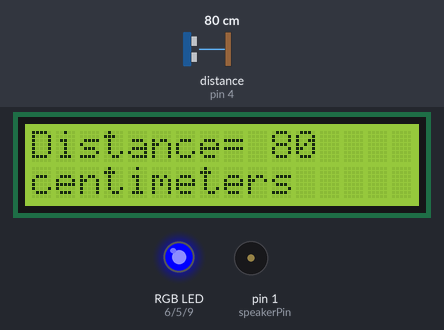
Simulated run of this sketch. Board: Arduino Uno, built with avr-gcc and run on an emulated ATmega328P. Parts: 16×2 character LCD, an RGB LED mixed from three pins (HIGH = lit), buzzer (waves = sounding). Wiring (inferred from the names in the program): ultrasonic range finder: trigger pin 2; echo pin 4. The inputs (shaded band) are chosen by the test bench; at power-on: distance to the obstacle (sensor on pin 4) 80 cm. The echo pulse lasts 58.3 µs per cm; dim RGB values are drawn brighter than linear; pins used as bus, display or sensor lines are not drawn.

Above: at 1.2 s.
1.3 s: distance to the obstacle (sensor on pin 4) set to 2 cm
At 1.56 s:
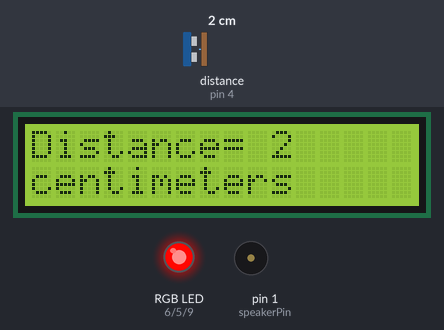
3.0 s: distance to the obstacle (sensor on pin 4) set to 18 cm
At 3.15 s:
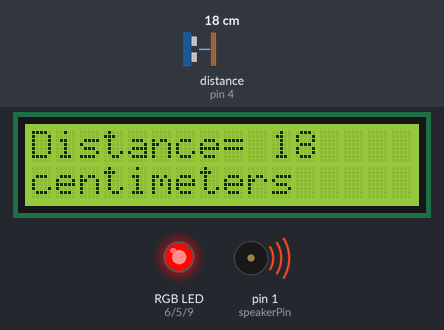
4.8 s: distance to the obstacle (sensor on pin 4) set to 2 cm
At 4.98 s:
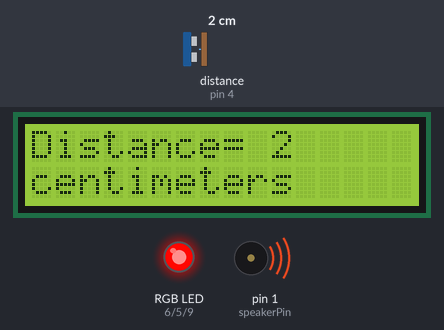
6.5 s: distance to the obstacle (sensor on pin 4) set to 35 cm
At 6.68 s:
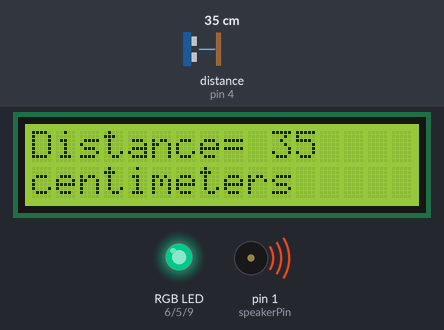
8.2 s: distance to the obstacle (sensor on pin 4) set to 60 cm
At 8.42 s:
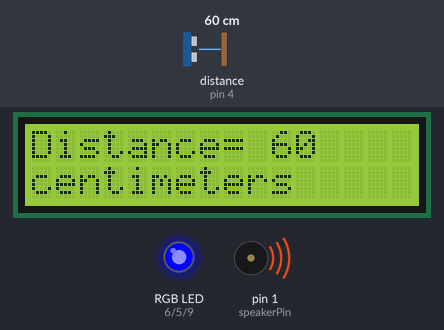
9.9 s: distance to the obstacle (sensor on pin 4) set to 299 cm
At 10.22 s:
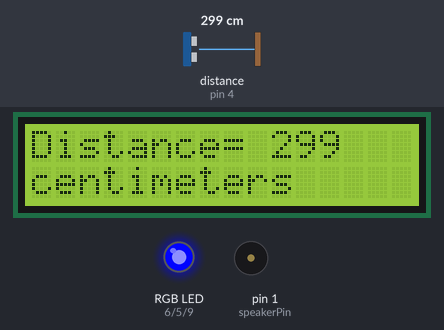
Timing chart, 0 to 12.7 s (numbered marks = the images above; inputs shaded):
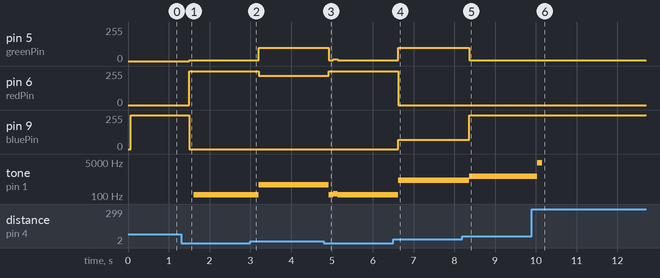

Measured:
- after the input at 1.3 s, pin 5 (greenPin): 0/255 → 6/255 after 0.21 s; pin 6 (redPin): 0/255 → 255/255 after 0.21 s; pin 9 (bluePin): 255/255 → 0/255 after 0.21 s; tone on pin 1 (speakerPin): silent → 115 Hz after 0.31 s; the display: first differs from a run without the input after 0.10 s (image 1)
- after the input at 3.0 s, pin 5 (greenPin): 6/255 → 100/255 after 0.21 s; pin 6 (redPin): 255/255 → 221/255 after 0.21 s; tone on pin 1 (speakerPin): 115 Hz → 355 Hz after 0.21 s; the display: first differs from a run without the input after 0.11 s (image 2)
- after the input at 4.8 s, pin 5 (greenPin): 100/255 → 6/255 after 0.13 s, → 13/255 0.11 s later, → 6/255 0.11 s later; pin 6 (redPin): 221/255 → 255/255 after 0.13 s; tone on pin 1 (speakerPin): 355 Hz → 115 Hz after 0.13 s, → 130 Hz 0.11 s later, → 115 Hz 0.11 s later; the display: first differs from a run without the input at once (image 3)
- after the input at 6.5 s, pin 5 (greenPin): 6/255 → 100/255 after 0.13 s; pin 6 (redPin): 255/255 → 0/255 after 0.13 s; pin 9 (bluePin): 0/255 → 68/255 after 0.13 s; tone on pin 1 (speakerPin): 115 Hz → 610 Hz after 0.13 s; the display: first differs from a run without the input at once (image 4)
- after the input at 8.2 s, pin 5 (greenPin): 100/255 → 4/255 after 0.17 s; pin 9 (bluePin): 68/255 → 255/255 after 0.17 s; tone on pin 1 (speakerPin): 610 Hz → 985 Hz after 0.17 s; the display: first differs from a run without the input after 0.06 s (image 5)
- after the input at 9.9 s, tone on pin 1 (speakerPin): 985 Hz → 4570 Hz after 0.13 s, → silent 0.12 s later; the display: first differs from a run without the input at once (image 6)

The sketch:

Theremin.ino
```cpp
#include <LiquidCrystal.h>
int rs=7;
int en=8;
int d4=3;
int d5=10;
int d6=11;
int d7=12;
LiquidCrystal lcd(rs,en,d4,d5,d6,d7);


int trigPin=2;
int echoPin=4;
float pingTravelTime;
float distance;
float soundSpeed=0.0343;//In centimeters per microsecond
int dt=100; // Led display delay
int dts=0; //Sound delay;

int bluePin=9;
int greenPin=5;
int redPin=6;


//Lets define rgb values
 int redPinVal;
 int bluePinVal;
 int greenPinVal;

 int frequency; // Frequency of the sound created by passive buzzer
 int speakerPin=1; // Buzzer pin

int numTones = 10;
int tones[] = {261, 277, 294, 311, 330, 349, 370, 392, 415, 100};
//            mid C  C#   D    D#   E    F    F#   G    G#   A  Frequencies of some notes

void setup() {

pinMode(speakerPin,OUTPUT);
pinMode(trigPin,OUTPUT);
pinMode(echoPin,INPUT);
 //Serial.begin(9600);
pinMode(bluePin,OUTPUT);
pinMode(redPin,OUTPUT);
pinMode(greenPin,OUTPUT);
lcd.begin(16,2);

}

void loop() {
  digitalWrite(trigPin,LOW);
  delayMicroseconds(1);
  digitalWrite(trigPin,HIGH);
  delayMicroseconds(1);
  digitalWrite(trigPin,LOW);
  pingTravelTime=pulseIn(echoPin,HIGH);
  distance=pingTravelTime*soundSpeed/2;
  theremin();
}

void theremin(){
      while(distance<=15){
         redPinVal=255;
         greenPinVal=map(distance,0,15,0,100);
         bluePinVal=0;
         analogWrite(redPin,redPinVal);
         analogWrite(greenPin,greenPinVal);
         analogWrite(bluePin,bluePinVal);
    digitalWrite(trigPin,LOW);
    delayMicroseconds(1);
    digitalWrite(trigPin,HIGH);
    delayMicroseconds(1);
    digitalWrite(trigPin,LOW);
    pingTravelTime=pulseIn(echoPin,HIGH);
    distance=pingTravelTime*soundSpeed/2;
  lcd.setCursor(0,0);
  lcd.print("Distance= " );
  lcd.print(round(distance));
  lcd.setCursor(0,1);
  lcd.print("centimeters " );
  delay(dt);
  lcd.clear();
   frequency=map(distance, 0,60, 100,1000);
   tone(speakerPin,frequency);
  // delay(dts);
   //noTone(speakerPin);
  /*Serial.print("The distance to the object is ");
  Serial.print(distance);
  Serial.println(" ");
  Serial.print("The value of the red is ");
  Serial.print(redPinVal);
  Serial.println(" ");
  Serial.print("The value of the green is ");
  Serial.print(greenPinVal);
  Serial.println(" ");
  Serial.print("The value of the blue is ");
  Serial.print(bluePinVal);
  Serial.println(" ");
*/
      }
    while(distance>15 and distance<=30){
        greenPinVal=100;
        redPinVal=map(distance,15,30,255,0);
        bluePinVal=0;
         analogWrite(redPin,redPinVal);
         analogWrite(greenPin,greenPinVal);
         analogWrite(bluePin,bluePinVal);
      digitalWrite(trigPin,LOW);
      delayMicroseconds(1);
      digitalWrite(trigPin,HIGH);
      delayMicroseconds(1);
      digitalWrite(trigPin,LOW);
      pingTravelTime=pulseIn(echoPin,HIGH);
      distance=pingTravelTime*soundSpeed/2;
  lcd.setCursor(0,0);
  lcd.print("Distance= " );
  lcd.print(round(distance));
  lcd.setCursor(0,1);
  lcd.print("centimeters " );
  delay(dt);
  lcd.clear();
   frequency=map(distance, 0,60, 100,1000);
   tone(speakerPin,frequency);
   //delay(dts);
   //noTone(speakerPin);
   /*
  Serial.print("The distance to the object is ");
  Serial.print(distance);
  Serial.println(" ");
  Serial.print("The value of the red is ");
  Serial.print(redPinVal);
  Serial.println(" ");
  Serial.print("The value of the green is ");
  Serial.print(greenPinVal);
  Serial.println(" ");
  Serial.print("The value of the blue is ");
  Serial.print(bluePinVal);
  Serial.println(" ");
*/
    }
    while(distance>30 and distance<=45){
        greenPinVal=100;
        redPinVal=0;
        bluePinVal=map(distance,30,45,0,255);
         analogWrite(redPin,redPinVal);
         analogWrite(greenPin,greenPinVal);
         analogWrite(bluePin,bluePinVal);
      digitalWrite(trigPin,LOW);
      delayMicroseconds(1);
      digitalWrite(trigPin,HIGH);
      delayMicroseconds(1);
      digitalWrite(trigPin,LOW);
      pingTravelTime=pulseIn(echoPin,HIGH);
      distance=pingTravelTime*soundSpeed/2;
  lcd.setCursor(0,0);
  lcd.print("Distance= " );
  lcd.print(round(distance));
  lcd.setCursor(0,1);
  lcd.print("centimeters " );
  delay(dt);
  lcd.clear();
   frequency=map(distance, 0,60, 100,1000);
   tone(speakerPin,frequency);
   //delay(dts);
   //noTone(speakerPin);
/*
  Serial.print("The distance to the object is ");
  Serial.print(distance);
  Serial.println(" ");
  Serial.print("The value of the red is ");
  Serial.print(redPinVal);
  Serial.println(" ");
  Serial.print("The value of the green is ");
  Serial.print(greenPinVal);
  Serial.println(" ");
  Serial.print("The value of the blue is ");
  Serial.print(bluePinVal);
  Serial.println(" ");
*/
    }
  while(distance>45 && distance<=60){
        greenPinVal=map(distance, 45,60, 50,0);
        redPinVal=0;
        bluePinVal=255;
         analogWrite(redPin,redPinVal);
         analogWrite(greenPin,greenPinVal);
         analogWrite(bluePin,bluePinVal);
      digitalWrite(trigPin,LOW);
      delayMicroseconds(1);
      digitalWrite(trigPin,HIGH);
      delayMicroseconds(1);
      digitalWrite(trigPin,LOW);
      pingTravelTime=pulseIn(echoPin,HIGH);
      distance=pingTravelTime*soundSpeed/2;
  lcd.setCursor(0,0);
  lcd.print("Distance= " );
  lcd.print(round(distance));
  lcd.setCursor(0,1);
  lcd.print("centimeters " );
  delay(dt);
  lcd.clear();
   frequency=map(distance, 0,60, 100,1000);
   tone(speakerPin,frequency);
   //delay(dts);
   //noTone(speakerPin);
  /*
  Serial.print("The distance to the object is ");
  Serial.print(distance);
  Serial.println(" ");
  Serial.print("The value of the red is ");
  Serial.print(redPinVal);
  Serial.println(" ");
  Serial.print("The value of the green is ");
  Serial.print(greenPinVal);
  Serial.println(" ");
  Serial.print("The value of the blue is ");
  Serial.print(bluePinVal);
  Serial.println(" ");
*/
    }
      while(distance>60){
       // greenPinVal=map(distance, 45,60, 100,0);
        //redPinVal=0;
        bluePinVal=255;
        // analogWrite(redPin,redPinVal);
         //analogWrite(greenPin,greenPinVal);
         analogWrite(bluePin,bluePinVal);
      digitalWrite(trigPin,LOW);
      delayMicroseconds(1);
      digitalWrite(trigPin,HIGH);
      delayMicroseconds(1);
      digitalWrite(trigPin,LOW);
      pingTravelTime=pulseIn(echoPin,HIGH);
      distance=pingTravelTime*soundSpeed/2;
  lcd.setCursor(0,0);
  lcd.print("Distance= " );
  lcd.print(round(distance));
  lcd.setCursor(0,1);
  lcd.print("centimeters " );
  delay(dt);
  lcd.clear();
  frequency=map(distance, 0,60, 100,1000);
   //tone(speakerPin,0);
   //delay(dts);
   noTone(speakerPin);
  /*
  Serial.print("The distance to the object is ");
  Serial.print(distance);
  Serial.println(" ");
  Serial.print("The value of the red is ");
  Serial.print(redPinVal);
  Serial.println(" ");
  Serial.print("The value of the green is ");
  Serial.print(greenPinVal);
  Serial.println(" ");
  Serial.print("The value of the blue is ");
  Serial.print(bluePinVal);
  Serial.println(" ");
*/
    }

}
```
